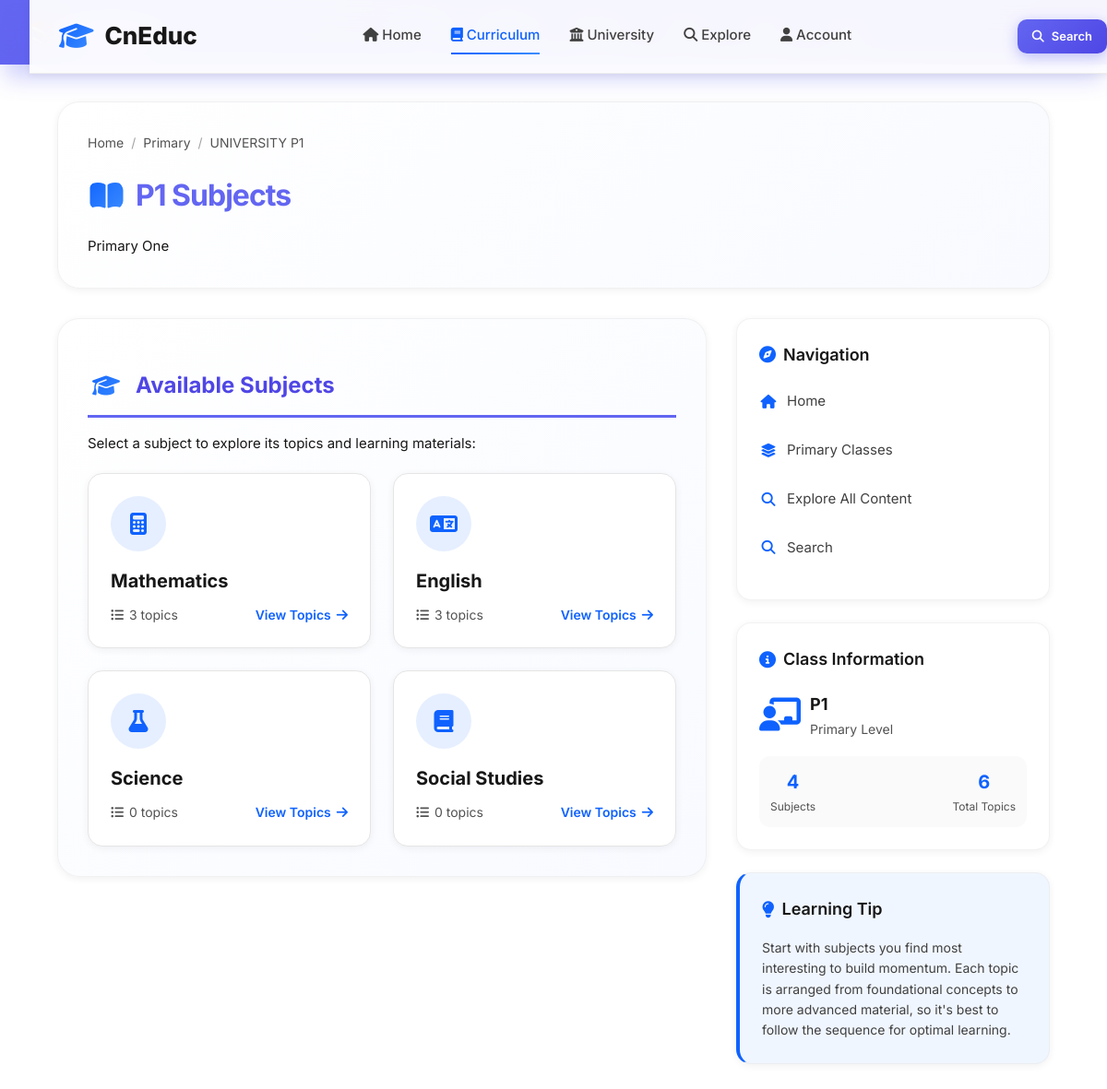
Screenshot of /subjects.php?class_id=1 with the database file from the repository.
### tables this page shows
CREATE TABLE IF NOT EXISTS `levels` (
  `id` INT AUTO_INCREMENT PRIMARY KEY,
  `name` VARCHAR(100) NOT NULL,
  `description` TEXT,
  `slug` VARCHAR(100) NOT NULL UNIQUE
);

CREATE TABLE IF NOT EXISTS `classes` (
  `id` INT AUTO_INCREMENT PRIMARY KEY,
  `level_id` INT NOT NULL,
  `name` VARCHAR(50) NOT NULL,
  `description` TEXT,
  `position` INT DEFAULT 0,
  FOREIGN KEY (`level_id`) REFERENCES `levels`(`id`) ON DELETE CASCADE,
  UNIQUE KEY `level_class` (`level_id`, `name`)
);

CREATE TABLE IF NOT EXISTS `subjects` (
  `id` INT AUTO_INCREMENT PRIMARY KEY,
  `class_id` INT NOT NULL,
  `name` VARCHAR(150) NOT NULL,
  `description` TEXT,
  `position` INT DEFAULT 0,
  FOREIGN KEY (`class_id`) REFERENCES `classes`(`id`) ON DELETE CASCADE
);

### includes/functions.php (called while the page is built, shortened)
<?php
require_once __DIR__ . '/db.php';
function get_level($id) {
    global $mysqli;
    $id = (int)$id;
    $res = $mysqli->query("SELECT * FROM levels WHERE id = $id");
    return $res ? $res->fetch_assoc() : null;
}
function cned_get_class($id) {
    global $mysqli;
    $id = (int)$id;
    $res = $mysqli->query("SELECT * FROM classes WHERE id = $id");
    return $res ? $res->fetch_assoc() : null;
}
function get_subjects_by_class($class_id) {
    global $mysqli;
    $class_id = (int)$class_id;
    $res = $mysqli->query("SELECT * FROM subjects WHERE class_id = $class_id ORDER BY position, id");
    return $res ? $res->fetch_all(MYSQLI_ASSOC) : [];
}
function get_topics_by_subject($subject_id) {
    global $mysqli;
    $subject_id = (int)$subject_id;
    $res = $mysqli->query("SELECT * FROM topics WHERE subject_id = $subject_id ORDER BY position, id");
    return $res ? $res->fetch_all(MYSQLI_ASSOC) : [];
}

### subjects.php (the view, shortened to what this page needs)
<?php
require_once __DIR__ . '/includes/functions.php';
$class_id = (int) $_GET['class_id'];
$class = cned_get_class($class_id);
$subjects = get_subjects_by_class($class_id);
$level = null;
if (!empty($class['level_id'])) {
    $level = get_level((int) $class['level_id']);
}
$badge = ($level['id'] === 1)
    ? '<span class="primary-badge">PRIMARY</span>'
    : ( ($level['id'] === 2)
        ? '<span class="secondary-badge">SECONDARY</span>'
        : '<span class="university-badge">UNIVERSITY</span>'
      );
include __DIR__ . '/includes/header.php';
?>
<!DOCTYPE html>
<html lang="en">
<head>
    <link rel="stylesheet" href="https://cdnjs.cloudflare.com/ajax/libs/font-awesome/6.4.0/css/all.min.css">
</head>
<body>
    <nav class="navbar">
        <div class="nav-container">
            <a href="index.php" class="nav-logo">
                <i class="fas fa-graduation-cap"></i>
                <span>CnEduc</span>
            </a>
            <div class="nav-links">
                <a href="index.php"><i class="fas fa-home"></i> Home</a>
                <a href="#" class="active"><i class="fas fa-book"></i> Curriculum</a>
                <a href="#"><i class="fas fa-university"></i> University</a>
                <a href="explore.php"><i class="fas fa-search"></i> Explore</a>
                <a href="#"><i class="fas fa-user"></i> Account</a>
            </div>
            <div class="nav-actions">
                <a href="search.php" class="btn btn-primary btn-sm">
                    <i class="fas fa-search"></i> Search
                </a>
            </div>
        </div>
    </nav>
    <div class="content-wrapper">
        <div class="card fade-in">
            <div class="breadcrumb">
                <a href="index.php">Home</a>
                <span class="separator">/</span>
                <a href="classes.php?level_id=<?php echo $level['id']; ?>"><?php echo htmlspecialchars($level['name']); ?></a>
                <span class="separator">/</span>
                <span><?php echo $badge; ?> <?php echo htmlspecialchars($class['name']); ?></span>
            </div>
            <h1><i class="fas fa-book-open"></i> <?php echo htmlspecialchars($class['name']); ?> Subjects</h1>
            <p><?php echo htmlspecialchars($class['description']); ?></p>
        </div>
        <div class="grid">
            <main class="main">
                <div class="card fade-in delay-1">
                    <h2><i class="fas fa-graduation-cap"></i> Available Subjects</h2>
                    <p>Select a subject to explore its topics and learning materials:</p>
                    <div class="subject-grid">
                        <?php foreach ($subjects as $subject):
                            $topics = get_topics_by_subject($subject['id']);
                            $topic_count = count($topics);
                            $subject_icon = "fas fa-book";
                            $subject_name_lower = strtolower($subject['name']);
                            if (strpos($subject_name_lower, 'math') !== false) {
                                $subject_icon = "fas fa-calculator";
                            } elseif (strpos($subject_name_lower, 'science') !== false) {
                                $subject_icon = "fas fa-flask";
                            } elseif (strpos($subject_name_lower, 'english') !== false) {
                                $subject_icon = "fas fa-language";
                            } elseif (strpos($subject_name_lower, 'history') !== false) {
                                $subject_icon = "fas fa-monument";
                            } elseif (strpos($subject_name_lower, 'geography') !== false) {
                                $subject_icon = "fas fa-globe-africa";
                            } elseif (strpos($subject_name_lower, 'art') !== false) {
                                $subject_icon = "fas fa-palette";
                            } elseif (strpos($subject_name_lower, 'music') !== false) {
                                $subject_icon = "fas fa-music";
                            } elseif (strpos($subject_name_lower, 'physical') !== false) {
                                $subject_icon = "fas fa-running";
                            }
                        ?>
                            <a href="topics.php?subject_id=<?php echo $subject['id']; ?>" class="subject-card fade-in">
                                <div class="subject-icon">
                                    <i class="<?php echo $subject_icon; ?>"></i>
                                </div>
                                <div class="subject-name"><?php echo htmlspecialchars($subject['name']); ?></div>
                                <div class="subject-meta">
                                    <div class="topic-count">
                                        <i class="fas fa-list-ul"></i>
                                        <?php echo $topic_count; ?> topic<?php echo $topic_count !== 1 ? 's' : ''; ?>
                                    </div>
                                    <div class="view-topics">
                                        View Topics <i class="fas fa-arrow-right"></i>
                                    </div>
                                </div>
                            </a>
                        <?php endforeach; ?>
                    </div>
                </div>
            </main>
            <aside class="sidebar">
                <div class="sidebar-card fade-in delay-1">
                    <h3><i class="fas fa-compass"></i> Navigation</h3>
                    <ul class="navigation-list">
                        <li><a href="index.php"><i class="fas fa-home"></i> Home</a></li>
                        <li><a href="classes.php?level_id=<?php echo $level['id']; ?>"><i class="fas fa-layer-group"></i> <?php echo htmlspecialchars($level['name']); ?> Classes</a></li>
                        <li><a href="explore.php"><i class="fas fa-search"></i> Explore All Content</a></li>
                        <li><a href="search.php"><i class="fas fa-search"></i> Search</a></li>
                    </ul>
                </div>
                <div class="sidebar-card fade-in delay-2">
                    <h3><i class="fas fa-info-circle"></i> Class Information</h3>
                    <div style="display: flex; align-items: center; gap: 10px; margin-bottom: 15px;">
                        <div style="font-size: 36px; color: var(--accent);">
                            <i class="fas fa-chalkboard-teacher"></i>
                        </div>
                        <div>
                            <div style="font-weight: 700; font-size: 18px;"><?php echo htmlspecialchars($class['name']); ?></div>
                            <div style="font-size: 14px; color: var(--gray-600);"><?php echo htmlspecialchars($level['name']); ?> Level</div>
                        </div>
                    </div>
                    <div style="display: flex; justify-content: space-between; background: var(--gray-50); padding: 12px; border-radius: var(--radius);">
                        <div style="text-align: center;">
                            <div style="font-size: 20px; font-weight: 700; color: var(--accent);"><?php echo count($subjects); ?></div>
                            <div style="font-size: 12px; color: var(--gray-600);">Subjects</div>
                        </div>
                        <div style="text-align: center;">
                            <div style="font-size: 20px; font-weight: 700; color: var(--accent);">
                                <?php
                                $total_topics = 0;
                                foreach ($subjects as $subject) {
                                    $topics = get_topics_by_subject($subject['id']);
                                    $total_topics += count($topics);
                                }
                                echo $total_topics;
                                ?>
                            </div>
                            <div style="font-size: 12px; color: var(--gray-600);">Total Topics</div>
                        </div>
                    </div>
                </div>
                <div class="sidebar-card tip-card fade-in delay-3">
                    <h3><i class="fas fa-lightbulb"></i> Learning Tip</h3>
                    <p style="font-size: 14px; color: var(--gray-700); line-height: 1.6;">
                        Start with subjects you find most interesting to build momentum. Each topic is arranged from foundational concepts to more advanced material, so it's best to follow the sequence for optimal learning.
                    </p>
                </div>
            </aside>
        </div>
    </div>
</body>
</html>

### assets/style.css (style rules this page uses)
* { box-sizing: border-box; -webkit-box-sizing: border-box; -moz-box-sizing: border-box; }
:root { --primary: #6366f1; --primary-dark: #4f46e5; --primary-light: #f0f4ff; --primary-lighter: #f5f3ff; --secondary: #ec4899; --accent: #f59e0b; --success: #10b981; --danger: #ef4444; --warning: #f59e0b; --info: #3b82f6; --gray-900: #111827; --gray-800: #1f2937; --gray-700: #374151; --gray-600: #4b5563; --gray-500: #6b7280; --gray-400: #9ca3af; --gray-300: #d1d5db; --gray-200: #e5e7eb; --gray-100: #f3f4f6; --gray-50: #f9fafb; --shadow-xs: 0 1px 2px 0 rgba(0, 0, 0, 0.05); --shadow-sm: 0 1px 3px 0 rgba(0, 0, 0, 0.1), 0 1px 2px -1px rgba(0, 0, 0, 0.1); --shadow-md: 0 4px 6px -1px rgba(0, 0, 0, 0.1), 0 2px 4px -2px rgba(0, 0, 0, 0.1); --shadow-lg: 0 10px 15px -3px rgba(0, 0, 0, 0.1), 0 4px 6px -4px rgba(0, 0, 0, 0.1); --shadow-xl: 0 20px 25px -5px rgba(0, 0, 0, 0.1), 0 8px 10px -6px rgba(0, 0, 0, 0.1); --shadow-2xl: 0 25px 50px -12px rgba(0, 0, 0, 0.25); --transition: all 0.3s cubic-bezier(0.4, 0, 0.2, 1); }
html { scroll-behavior: smooth; width: 100%; overflow-x: hidden; -ms-overflow-style: scrollbar; }
body { font-family: 'Inter', -apple-system, BlinkMacSystemFont, 'Segoe UI', 'Roboto', sans-serif; margin: 0; padding: 0; background: #f3f4f6; background: linear-gradient(135deg, #f9fafb 0%, #f3f4f6 100%); color: #1f2937; line-height: 1.6; font-size: 15px; -webkit-font-smoothing: antialiased; -moz-osx-font-smoothing: grayscale; overflow-x: hidden; }
.content-wrapper { margin-top: calc(70px + 40px); margin-left: auto; margin-right: auto; margin-bottom: 60px; max-width: 1400px; padding: 0 32px; min-height: calc(100vh - 160px); }
.card { background: rgba(255, 255, 255, 0.95); border: 1px solid rgba(229, 231, 235, 0.6); padding: 32px; border-radius: 16px; box-shadow: var(--shadow-lg); -webkit-box-shadow: var(--shadow-lg); -moz-box-shadow: var(--shadow-lg); transition: var(--transition); -webkit-transition: var(--transition); -moz-transition: var(--transition); margin: 0 0 20px 0; width: 100%; -webkit-backdrop-filter: blur(10px); backdrop-filter: blur(10px); position: relative; overflow: hidden; }
.card::before { content: ''; position: absolute; top: 0; left: 0; right: 0; height: 1px; background: linear-gradient(90deg, transparent, rgba(255, 255, 255, 0.5), transparent); pointer-events: none; }
.card h1 { margin: 0 0 16px 0; color: #6366f1; font-size: 32px; font-weight: 900; letter-spacing: -1px; }
.card h2 { color: #4f46e5; border-bottom: 3px solid #6366f1; padding-bottom: 12px; margin: 20px 0 16px 0; font-size: 24px; font-weight: 800; }
.grid { display: flex; gap: 24px; margin-top: 24px; }
.sidebar { width: 320px; flex-shrink: 0; margin: 0; padding: 0; }
.main { flex: 1; min-width: 0; margin: 0; padding: 0; }
.btn { display: inline-flex; align-items: center; justify-content: center; gap: 8px; padding: 12px 24px; border: none; border-radius: 10px; cursor: pointer; font-weight: 600; transition: var(--transition); font-size: 14px; text-decoration: none; position: relative; overflow: hidden; }
.btn::before { content: ''; position: absolute; top: 50%; left: 50%; width: 0; height: 0; border-radius: 50%; background: rgba(255, 255, 255, 0.3); transform: translate(-50%, -50%); transition: width 0.6s, height 0.6s; }
.btn-primary { background: linear-gradient(135deg, #6366f1 0%, #4f46e5 100%); color: white; box-shadow: 0 4px 15px rgba(99, 102, 241, 0.4); -webkit-box-shadow: 0 4px 15px rgba(99, 102, 241, 0.4); -moz-box-shadow: 0 4px 15px rgba(99, 102, 241, 0.4); }
.btn-sm { padding: 8px 16px; font-size: 13px; }

### includes/header.php (style rules this page uses)
* { box-sizing: border-box; -webkit-box-sizing: border-box; -moz-box-sizing: border-box; }
html { scroll-behavior: smooth; -ms-overflow-style: scrollbar; }
body { margin: 0; padding: 0; }

### rows the page displays
levels: name "Primary"
classes: name "P1", description "Primary One"
subjects: name "Mathematics", topic_count "3"
subjects: name "English", topic_count "3"
subjects: name "Science", topic_count "0"
subjects: name "Social Studies", topic_count "0"

### other values shown
count($subjects) "4"
$total_topics "6"
